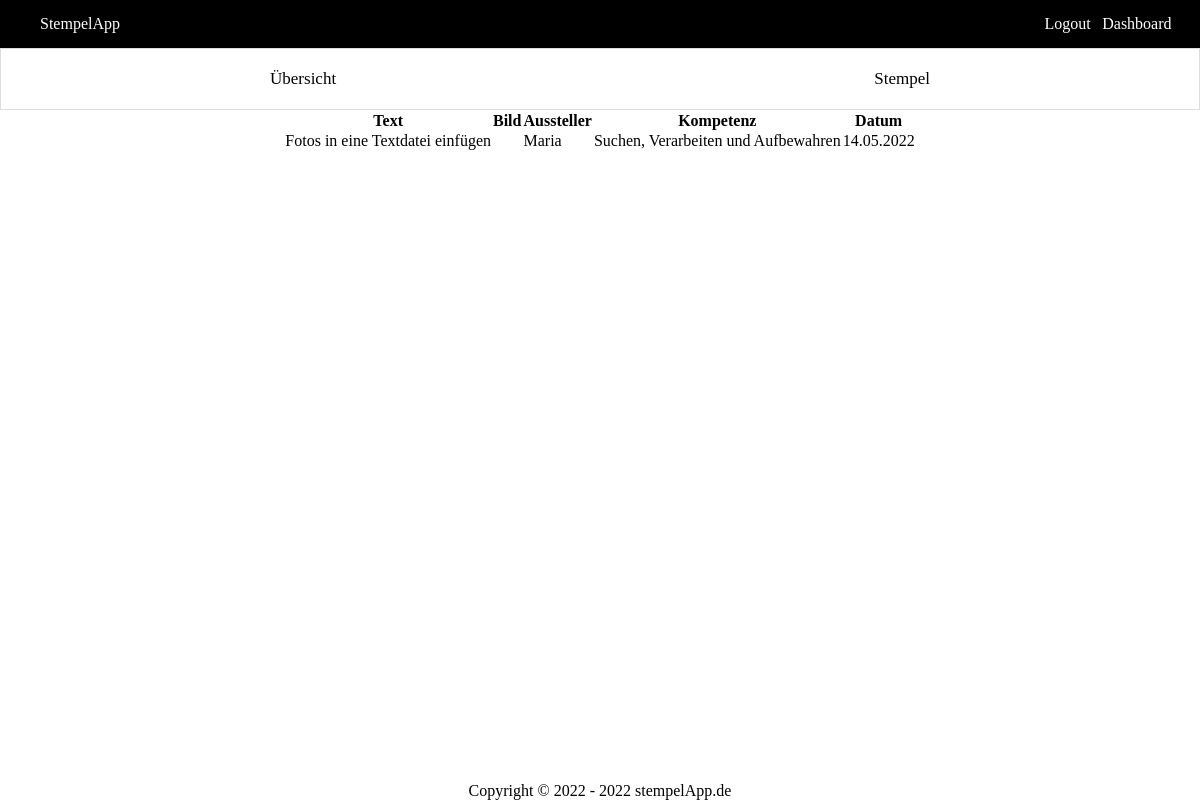
The page /website/dashboard/course/stamp.php?id=1 (signed in) on the database its author committed.
### tables this page shows
CREATE TABLE Stempel (Id INTEGER PRIMARY KEY NOT NULL, Text STRING, Bild STRING, Empfänger INTEGER REFERENCES Nutzer (Id) NOT NULL, Aussteller INTEGER REFERENCES Nutzer (Id) NOT NULL, Kurs INTEGER NOT NULL REFERENCES Kurs (Id), Kompetenz INTEGER NOT NULL REFERENCES Kompetenz (Id), Datum DATETIME NOT NULL);

CREATE TABLE Kompetenz (Id INTEGER PRIMARY KEY NOT NULL, Name STRING NOT NULL, Text STRING NOT NULL);

### website/stempelAppManager.php (called while the page is built, shortened)
<?php
$db = new PDO('sqlite:' . dirname(__FILE__) . '/StempelApp.db');
function getCompetenceNameById($id)
{
    global $db;
    $query =
        'SELECT Name
        FROM Kompetenz
        WHERE Id = :id';
    $stmt = $db->prepare($query);
    $stmt->bindParam(":id", $id);
    $stmt->execute();
    $competence = $stmt->fetch();
    return $competence['Name'];
}
function getUserNameById($id)
{
    global $db;
    $query =
        'SELECT Name
        FROM Nutzer
        WHERE Id = :id';
    $stmt = $db->prepare($query);
    $stmt->bindParam(":id", $id);
    $stmt->execute();
    $user = $stmt->fetch(PDO::FETCH_ASSOC);
    return $user['Name'];
}
function getUserByName($name)
{
    global $db;
    $query =
        'SELECT *
        FROM Nutzer
        WHERE Name = :name';
    $stmt = $db->prepare($query);
    $stmt->bindParam(":name", $name);
    $stmt->execute();
    return $stmt->fetch(PDO::FETCH_ASSOC);
}
function isUserStudent($user): bool
{
    return $user['Rolle'] == SCHUELER;
}
function getCourseById($id)
{
    global $db;
    $query =
        'SELECT *
        FROM Kurs k
        WHERE k.Id = :id';
    $stmt = $db->prepare($query);
    $stmt->bindParam(":id", $id);
    $stmt->execute();
    return $stmt->fetch();
}
function getStampsForCourse($course, $sessionUser)
{
    global $db;
    $parameters = array();
    $parameters[] = $course['Id'];
    if (isUserStudent($sessionUser)) {
        $query =
            'SELECT s.Id, s.Text, s.Bild, aussteller.Id as Aussteller, kom.Id as Kompetenz, Datum
        FROM Stempel s, Nutzer empfänger, Nutzer aussteller, Kompetenz kom
        WHERE s.Kurs = ?
        AND s.Empfänger = empfänger.Id
        AND empfänger.Id = ?
        AND s.Aussteller = aussteller.Id
        AND s.Kompetenz = kom.Id';
        $parameters[] = $sessionUser['Id'];
    }
    $stmt = $db->prepare($query);
    $stmt->execute($parameters);
    return $stmt->fetchAll(PDO::FETCH_ASSOC);
}

### website/dashboard/course/stamp.php (the view, shortened to what this page needs)
<?php
require_once "../../stempelAppManager.php";
$sessionUser = getUserByName($_SESSION['name']);
$selectedCourse = getCourseById($_GET['id']);
$stamps = getStampsForCourse($selectedCourse, $sessionUser);
function printColumnNames()
{
    global $stamps, $sessionUser;
    if (sizeof($stamps) != 0) {
        foreach ($stamps[0] as $key => $stamp) {
            if ($key == 'Id' && !isUserAdmin($sessionUser)) { continue; } ?>
            <th><?= $key ?></th>
        <?php }
    }
}
function printEntityRow($stamp)
{
    global $sessionUser ?>
    <tr>
        <td><a href="../stamp/entity.php?id=<?= $stamp['Id'] ?>"><?= $stamp['Text'] ?></a></td>
        <td><?= $stamp['Bild'] ?></td>
        <td><a href="../user/entity.php?id=<?= $stamp['Aussteller'] ?>"><?= getUserNameById($stamp['Aussteller']) ?></a></td>
        <td><a href="../../competence.php?id=<?= $stamp['Kompetenz'] ?>"><?= getCompetenceNameById($stamp['Kompetenz']) ?></a></td>
        <td><?= $stamp['Datum'] ?></td>
    </tr>
<?php }
?>
<!DOCTYPE html>
<html lang="en" dir="ltr">
<head>
    <link rel="stylesheet" href="../../css/dashboard.css">
    <link rel="stylesheet" href="../../css/header.css">
    <link rel="stylesheet" href="../../css/footer.css">
    <link rel="stylesheet" href="../../css/config.css">
</head>
<body>
<?php include '../../header.inc.php'; ?>
<?php include 'buttonlist.inc.php'; ?>
<div class="container flex">
    <div class="table">
        <table>
            <tr>
                <?php printColumnNames() ?>
            </tr>
            <?php foreach ($stamps as $stamp) {
                printEntityRow($stamp);
            } ?>
        </table>
    </div>
</div>
<?php include '../../footer.inc.php'; ?>
</body>
</html>

### website/css/dashboard.css (style rules this page uses)
a { text-decoration: none; color: black; }
.container { width: 100%; height: 60%; justify-content: space-around; position: absolute; flex-wrap: wrap; align-items: flex-start; }

### website/css/header.css (style rules this page uses)
.flex { display: flex; }

### website/css/config.css (style rules this page uses)
* { margin: 0; padding: 0; border: 0; }
html,body { height: 100%; }

### rows shown on the page
stempel: Text "Fotos in eine Textdatei einfügen", Aussteller "Maria", Kompetenz.Name "Suchen, Verarbeiten und Aufbewahren", Datum "14.05.2022"

### other values the page prints
$key "Text"
$key "Bild"
$key "Aussteller"
$key "Kompetenz"
$key "Datum"
